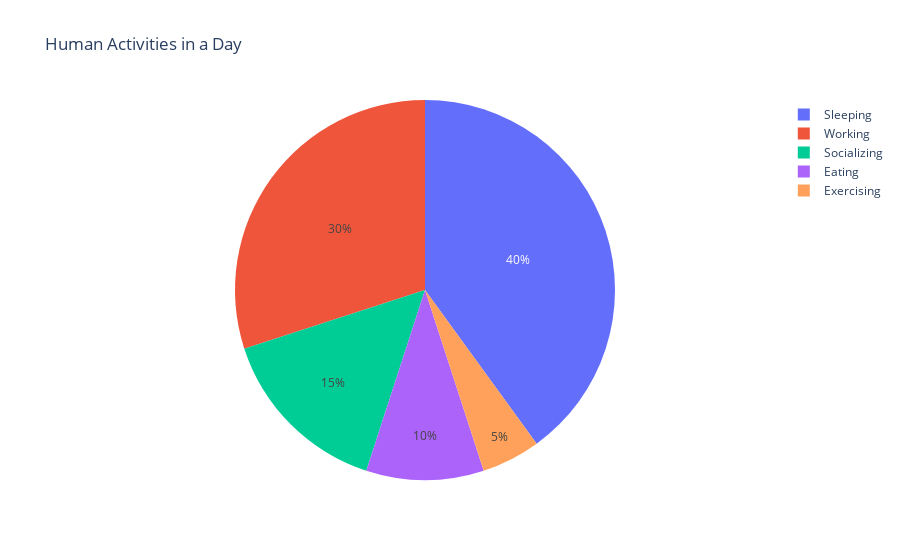

The code cell stored with this chart in its notebook:
### Code cell
import plotly.graph_objects as go

# Data for the pie chart
activities = ['Sleeping', 'Eating', 'Working', 'Exercising', 'Socializing']
time_spent = [8, 2, 6, 1, 3]

# Create the pie chart
fig = go.Figure(data=[go.Pie(labels=activities, values=time_spent)])

# Add a title
fig.update_layout(title='Human Activities in a Day')

# Display the chart
fig.show()

### Figure 1 — Plotly figure (JSON) as saved in the notebook; plotly's stock layout.template omitted (floating-point values rounded to 4 significant figures)
{"data": [{"labels": ["Sleeping", "Eating", "Working", "Exercising", "Socializing"], "type": "pie", "values": [8, 2, 6, 1, 3]}], "layout": {"title": {"text": "Human Activities in a Day"}}}
